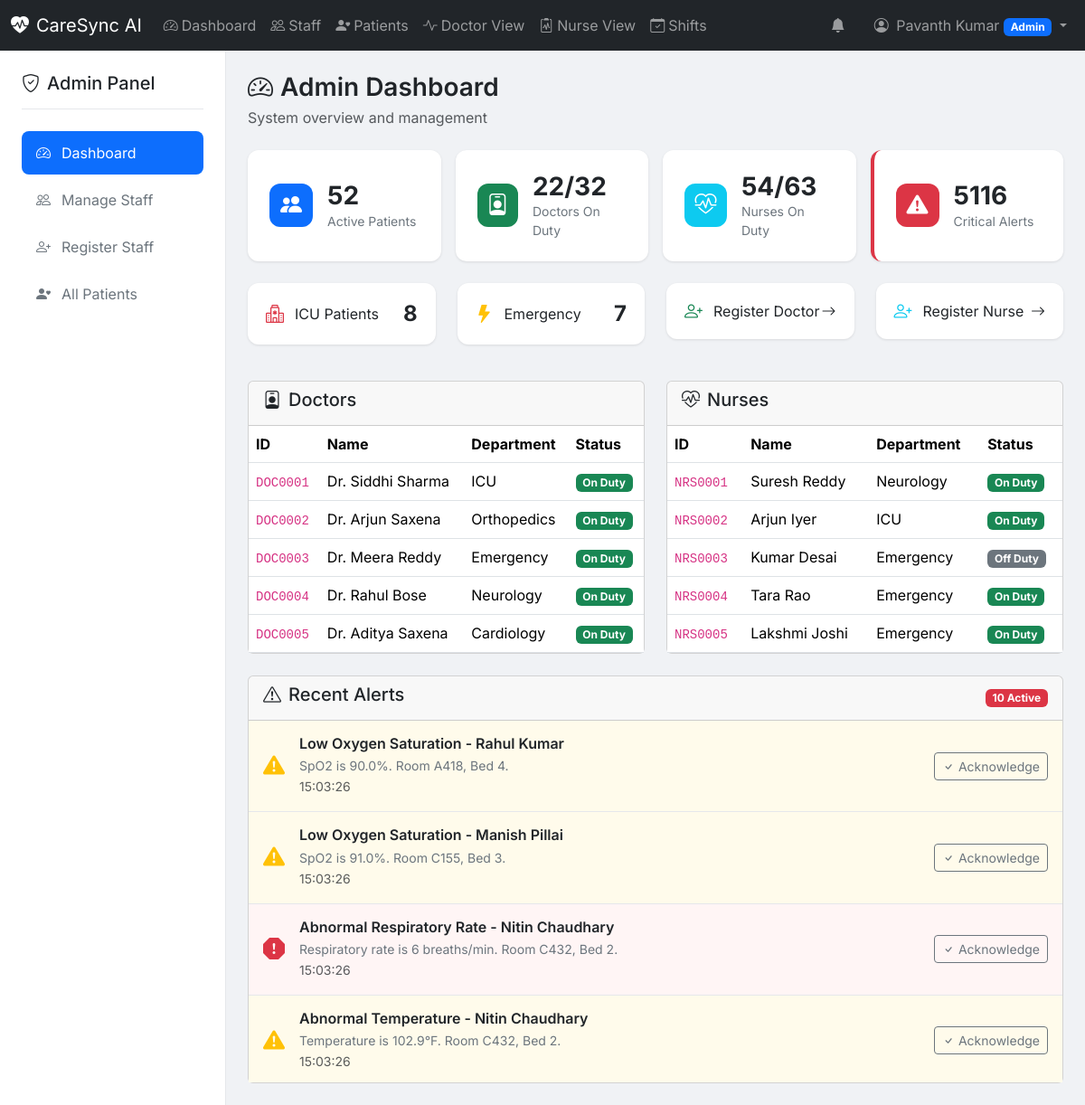
Page /admin (signed in) on the committed database.
### models.py (models this page shows, shortened)
class StaffMember(db.Model):
    __tablename__ = 'staff_members'
    id = db.Column(db.Integer, primary_key=True)
    staff_id = db.Column(db.String(50), unique=True, nullable=False)
    password_hash = db.Column(db.String(256), nullable=False)
    first_name = db.Column(db.String(100), nullable=False)
    last_name = db.Column(db.String(100), nullable=False)
    email = db.Column(db.String(120), unique=True, nullable=False)
    phone = db.Column(db.String(20), nullable=True)
    role = db.Column(db.String(20), nullable=False)  # 'admin', 'doctor', 'nurse'
    department = db.Column(db.String(100), nullable=True)
    specialization = db.Column(db.String(100), nullable=True)
    is_on_duty = db.Column(db.Boolean, default=False)
    is_active = db.Column(db.Boolean, default=True)
    created_at = db.Column(db.DateTime, default=datetime.now)
    updated_at = db.Column(db.DateTime, default=datetime.now, onupdate=datetime.now)
    @property
    def full_name(self):
        return f"{self.first_name} {self.last_name}"

### routes.py (the view)
@app.route('/admin')
@staff_login_required
@admin_required
def admin_dashboard():
    staff = get_staff_user()
    total_patients = Patient.query.filter(Patient.status != 'discharged').count()
    total_doctors = StaffMember.query.filter_by(role='doctor', is_active=True).count()
    total_nurses = StaffMember.query.filter_by(role='nurse', is_active=True).count()
    on_duty_doctors = StaffMember.query.filter_by(role='doctor', is_on_duty=True, is_active=True).count()
    on_duty_nurses = StaffMember.query.filter_by(role='nurse', is_on_duty=True, is_active=True).count()
    critical_alerts = Alert.query.filter_by(is_acknowledged=False, severity='critical').count()
    icu_patients = Patient.query.filter_by(status='icu').count()
    emergency_patients = Patient.query.filter_by(status='emergency').count()
    doctors = StaffMember.query.filter_by(role='doctor', is_active=True).all()
    nurses = StaffMember.query.filter_by(role='nurse', is_active=True).all()
    recent_alerts = Alert.query.filter_by(is_acknowledged=False).order_by(Alert.created_at.desc()).limit(10).all()
    return render_template('admin/dashboard.html',
        staff=staff,
        total_patients=total_patients,
        total_doctors=total_doctors,
        total_nurses=total_nurses,
        on_duty_doctors=on_duty_doctors,
        on_duty_nurses=on_duty_nurses,
        critical_alerts=critical_alerts,
        icu_patients=icu_patients,
        emergency_patients=emergency_patients,
        doctors=doctors,
        nurses=nurses,
        recent_alerts=recent_alerts
    )

### templates/admin/dashboard.html (shortened to what this page needs)
{% extends "dashboard_base.html" %}
{% block sidebar %}
<div class="sidebar-content">
    <div class="sidebar-header">
        <h5><i class="bi bi-shield-check me-2"></i>Admin Panel</h5>
    </div>
    <nav class="sidebar-nav">
        <a href="{{ url_for('admin_dashboard') }}" class="nav-link active">
            <i class="bi bi-speedometer2"></i>Dashboard
        </a>
        <a href="{{ url_for('admin_users') }}" class="nav-link">
            <i class="bi bi-people"></i>Manage Staff
        </a>
        <a href="{{ url_for('admin_register') }}" class="nav-link">
            <i class="bi bi-person-plus"></i>Register Staff
        </a>
        <a href="{{ url_for('admin_patients') }}" class="nav-link">
            <i class="bi bi-person-heart"></i>All Patients
        </a>
    </nav>
</div>
{% endblock %}
{% block dashboard_content %}
<div class="page-header">
    <h1><i class="bi bi-speedometer2 me-2"></i>Admin Dashboard</h1>
    <p class="text-muted">System overview and management</p>
</div>
<div class="stats-grid">
    <div class="stat-card">
        <div class="stat-icon bg-primary">
            <i class="bi bi-people-fill"></i>
        </div>
        <div class="stat-content">
            <h3>{{ total_patients }}</h3>
            <p>Active Patients</p>
        </div>
    </div>
    <div class="stat-card">
        <div class="stat-icon bg-success">
            <i class="bi bi-person-badge"></i>
        </div>
        <div class="stat-content">
            <h3>{{ on_duty_doctors }}/{{ total_doctors }}</h3>
            <p>Doctors On Duty</p>
        </div>
    </div>
    <div class="stat-card">
        <div class="stat-icon bg-info">
            <i class="bi bi-heart-pulse"></i>
        </div>
        <div class="stat-content">
            <h3>{{ on_duty_nurses }}/{{ total_nurses }}</h3>
            <p>Nurses On Duty</p>
        </div>
    </div>
    <div class="stat-card {% if critical_alerts > 0 %}stat-critical{% endif %}">
        <div class="stat-icon bg-danger">
            <i class="bi bi-exclamation-triangle-fill"></i>
        </div>
        <div class="stat-content">
            <h3>{{ critical_alerts }}</h3>
            <p>Critical Alerts</p>
        </div>
    </div>
</div>
<div class="row mt-4">
    <div class="col-md-6 col-lg-3">
        <div class="info-card">
            <div class="info-header">
                <i class="bi bi-hospital text-danger"></i>
                <span>ICU Patients</span>
            </div>
            <div class="info-value">{{ icu_patients }}</div>
        </div>
    </div>
    <div class="col-md-6 col-lg-3">
        <div class="info-card">
            <div class="info-header">
                <i class="bi bi-lightning-fill text-warning"></i>
                <span>Emergency</span>
            </div>
            <div class="info-value">{{ emergency_patients }}</div>
        </div>
    </div>
    <div class="col-md-6 col-lg-3">
        <a href="{{ url_for('admin_register') }}?role=doctor" class="info-card action-card">
            <div class="info-header">
                <i class="bi bi-person-plus text-success"></i>
                <span>Register Doctor</span>
            </div>
            <i class="bi bi-arrow-right"></i>
        </a>
    </div>
    <div class="col-md-6 col-lg-3">
        <a href="{{ url_for('admin_register') }}?role=nurse" class="info-card action-card">
            <div class="info-header">
                <i class="bi bi-person-plus text-info"></i>
                <span>Register Nurse</span>
            </div>
            <i class="bi bi-arrow-right"></i>
        </a>
    </div>
</div>
<div class="row mt-4">
    <div class="col-lg-6">
        <div class="card">
            <div class="card-header">
                <h5><i class="bi bi-person-badge me-2"></i>Doctors</h5>
            </div>
            <div class="card-body p-0">
                <div class="table-responsive">
                    <table class="table table-hover mb-0">
                        <thead>
                            <tr>
                                <th>ID</th>
                                <th>Name</th>
                                <th>Department</th>
                                <th>Status</th>
                            </tr>
                        </thead>
                        <tbody>
                            {% for doctor in doctors[:5] %}
                            <tr>
                                <td><code>{{ doctor.staff_id }}</code></td>
                                <td>Dr. {{ doctor.full_name }}</td>
                                <td>{{ doctor.department or '-' }}</td>
                                <td>
                                    {% if doctor.is_on_duty %}
                                    <span class="badge bg-success">On Duty</span>
                                    {% else %}
                                    <span class="badge bg-secondary">Off Duty</span>
                                    {% endif %}
                                </td>
                            </tr>
                            {% endfor %}
                        </tbody>
                    </table>
                </div>
            </div>
        </div>
    </div>
    <div class="col-lg-6">
        <div class="card">
            <div class="card-header">
                <h5><i class="bi bi-heart-pulse me-2"></i>Nurses</h5>
            </div>
            <div class="card-body p-0">
                <div class="table-responsive">
                    <table class="table table-hover mb-0">
                        <thead>
                            <tr>
                                <th>ID</th>
                                <th>Name</th>
                                <th>Department</th>
                                <th>Status</th>
                            </tr>
                        </thead>
                        <tbody>
                            {% for nurse in nurses[:5] %}
                            <tr>
                                <td><code>{{ nurse.staff_id }}</code></td>
                                <td>{{ nurse.full_name }}</td>
                                <td>{{ nurse.department or '-' }}</td>
                                <td>
                                    {% if nurse.is_on_duty %}
                                    <span class="badge bg-success">On Duty</span>
                                    {% else %}
                                    <span class="badge bg-secondary">Off Duty</span>
                                    {% endif %}
                                </td>
                            </tr>
                            {% endfor %}
                        </tbody>
                    </table>
                </div>
            </div>
        </div>
    </div>
</div>
{% if recent_alerts %}
<div class="card mt-4">
    <div class="card-header d-flex justify-content-between align-items-center">
        <h5><i class="bi bi-exclamation-triangle me-2"></i>Recent Alerts</h5>
        <span class="badge bg-danger">{{ recent_alerts|length }} Active</span>
    </div>
    <div class="card-body p-0">
        <div class="alert-list">
            {% for alert in recent_alerts %}
            <div class="alert-item alert-{{ alert.severity }}">
                <div class="alert-icon">
                    {% if alert.severity == 'critical' %}
                    <i class="bi bi-exclamation-octagon-fill"></i>
                    {% else %}
                    <i class="bi bi-exclamation-triangle-fill"></i>
                    {% endif %}
                </div>
                <div class="alert-content">
                    <h6>{{ alert.title }}</h6>
                    <p>{{ alert.message }}</p>
                    <small class="text-muted">{{ alert.created_at.strftime('%H:%M:%S') }}</small>
                </div>
                <form action="{{ url_for('acknowledge_alert', alert_id=alert.id) }}" method="POST">
                    <button type="submit" class="btn btn-sm btn-outline-secondary">
                        <i class="bi bi-check"></i> Acknowledge
                    </button>
                </form>
            </div>
            {% endfor %}
        </div>
    </div>
</div>
{% endif %}
{% endblock %}

### templates/dashboard_base.html (shortened to what this page needs)
{% extends "base.html" %}
{% block body_class %}dashboard-page{% endblock %}
{% block navbar %}
<nav class="navbar navbar-expand-lg navbar-dark bg-dark fixed-top">
    <div class="container-fluid">
        <a class="navbar-brand" href="{{ url_for('dashboard') }}">
            <i class="bi bi-heart-pulse-fill me-2"></i>CareSync AI
        </a>
        <div class="collapse navbar-collapse" id="navbarNav">
            <ul class="navbar-nav me-auto">
                {% if staff.role == 'admin' %}
                <li class="nav-item">
                    <a class="nav-link" href="{{ url_for('admin_dashboard') }}">
                        <i class="bi bi-speedometer2 me-1"></i>Dashboard
                    </a>
                </li>
                <li class="nav-item">
                    <a class="nav-link" href="{{ url_for('admin_users') }}">
                        <i class="bi bi-people me-1"></i>Staff
                    </a>
                </li>
                <li class="nav-item">
                    <a class="nav-link" href="{{ url_for('admin_patients') }}">
                        <i class="bi bi-person-heart me-1"></i>Patients
                    </a>
                </li>
                <li class="nav-item">
                    <a class="nav-link" href="{{ url_for('doctor_dashboard') }}">
                        <i class="bi bi-activity me-1"></i>Doctor View
                    </a>
                </li>
                <li class="nav-item">
                    <a class="nav-link" href="{{ url_for('nurse_dashboard') }}">
                        <i class="bi bi-clipboard2-pulse me-1"></i>Nurse View
                    </a>
                </li>
                {% elif staff.role == 'doctor' %}
                <li class="nav-item">
                    <a class="nav-link" href="{{ url_for('doctor_dashboard') }}">
                        <i class="bi bi-speedometer2 me-1"></i>Dashboard
                    </a>
                </li>
                {% elif staff.role == 'nurse' %}
                <li class="nav-item">
                    <a class="nav-link" href="{{ url_for('nurse_dashboard') }}">
                        <i class="bi bi-speedometer2 me-1"></i>Dashboard
                    </a>
                </li>
                {% endif %}
                <li class="nav-item">
                    <a class="nav-link" href="{{ url_for('shift_management') }}">
                        <i class="bi bi-calendar-check me-1"></i>Shifts
                    </a>
                </li>
            </ul>
            <ul class="navbar-nav">
                <li class="nav-item me-3">
                    <span class="nav-link" id="alertIndicator">
                        <i class="bi bi-bell-fill"></i>
                    </span>
                </li>
                <li class="nav-item dropdown">
                    <a class="nav-link dropdown-toggle" href="#" role="button" data-bs-toggle="dropdown">
                        <i class="bi bi-person-circle me-1"></i>
                        {{ staff.full_name }}
                        <span class="badge bg-{{ 'primary' if staff.role == 'admin' else 'success' if staff.role == 'doctor' else 'info' }}">
                            {{ staff.role|title }}
                        </span>
                    </a>
                </li>
            </ul>
        </div>
    </div>
</nav>
{% endblock %}
{% block content %}
<div class="dashboard-container">
    <div class="sidebar d-none d-lg-block">
        {% block sidebar %}{% endblock %}
    </div>
    <main class="main-content">
        {% block dashboard_content %}{% endblock %}
    </main>
</div>
{% endblock %}

### rows in the picture
StaffMember: full_name "Pavanth Kumar", role "Admin"
StaffMember: staff_id "DOC0001", full_name "Siddhi Sharma", department "ICU", is_on_duty "On Duty"
StaffMember: staff_id "DOC0002", full_name "Arjun Saxena", department "Orthopedics", is_on_duty "On Duty"
StaffMember: staff_id "DOC0003", full_name "Meera Reddy", department "Emergency", is_on_duty "On Duty"
StaffMember: staff_id "DOC0004", full_name "Rahul Bose", department "Neurology", is_on_duty "On Duty"
StaffMember: staff_id "DOC0005", full_name "Aditya Saxena", department "Cardiology", is_on_duty "On Duty"
StaffMember: staff_id "NRS0001", full_name "Suresh Reddy", department "Neurology", is_on_duty "On Duty"
StaffMember: staff_id "NRS0002", full_name "Arjun Iyer", department "ICU", is_on_duty "On Duty"
StaffMember: staff_id "NRS0003", full_name "Kumar Desai", department "Emergency", is_on_duty "Off Duty"
StaffMember: staff_id "NRS0004", full_name "Tara Rao", department "Emergency", is_on_duty "On Duty"
StaffMember: staff_id "NRS0005", full_name "Lakshmi Joshi", department "Emergency", is_on_duty "On Duty"

### other values in the picture
{{ total_patients }} "52"
{{ on_duty_doctors }} "22"
{{ total_doctors }} "32"
{{ on_duty_nurses }} "54"
{{ total_nurses }} "63"
{{ critical_alerts }} "5116"
{{ icu_patients }} "8"
{{ emergency_patients }} "7"
{{ recent_alerts|length }} "10"
{{ alert.title }} "Low Oxygen Saturation - Rahul Kumar" "Low Oxygen Saturation - Manish Pillai" "Abnormal Respiratory Rate - Nitin Chaudhary" "Abnormal Temperature - Nitin Chaudhary"
{{ alert.message }} "SpO2 is 90.0%. Room A418, Bed 4." "SpO2 is 91.0%. Room C155, Bed 3." "Respiratory rate is 6 breaths/min. Room C432, Bed 2." "Temperature is 102.9°F. Room C432, Bed 2."
{{ alert.created_at.strftime('%H:%M:%S') }} "15:03:26" "15:03:26" "15:03:26" "15:03:26"
